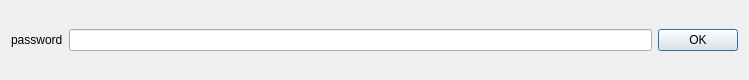
<?xml version="1.0" encoding="UTF-8"?>
<ui version="4.0">
 <class>WalletPassword</class>
 <widget class="QDialog" name="WalletPassword">
  <property name="geometry">
   <rect>
    <x>0</x>
    <y>0</y>
    <width>749</width>
    <height>80</height>
   </rect>
  </property>
  <property name="windowTitle">
   <string>password</string>
  </property>
  <layout class="QHBoxLayout" name="horizontalLayout">
   <item>
    <widget class="QLabel" name="label">
     <property name="text">
      <string>password</string>
     </property>
    </widget>
   </item>
   <item>
    <widget class="QLineEdit" name="lineEdit">
     <property name="echoMode">
      <enum>QLineEdit::Password</enum>
     </property>
    </widget>
   </item>
   <item>
    <widget class="QPushButton" name="pushButton_ok">
     <property name="text">
      <string>OK</string>
     </property>
    </widget>
   </item>
  </layout>
 </widget>
 <resources/>
 <connections/>
</ui>
